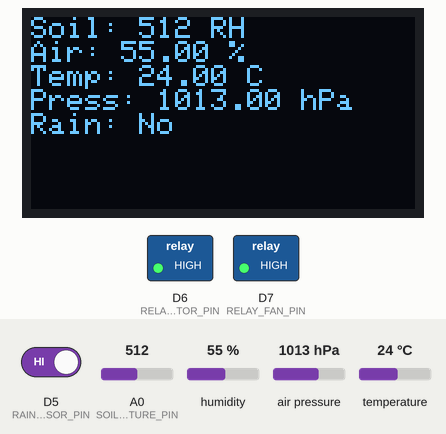
The sketch below on a simulated ESP8266 (NodeMCU). On the bench: 128×64 one-colour display, switched loads named in the sketch (green lamp = pin HIGH). The test bench sets the inputs (shaded band); at power-on: D5 (RAIN_SENSOR_PIN) HIGH, temperature 24 °C, A0 (SOIL_MOISTURE_PIN) = 512, humidity 55 %, air pressure 1013 hPa. WiFi joins after 1.5 s; servers stay silent unless stated; no MQTT or app messages arrive unless stated; what the sketch prints to the serial monitor is not drawn.

Above: at 4.7 s.
4.8 s: D5 (RAIN_SENSOR_PIN) driven LOW
At 24.9 s:
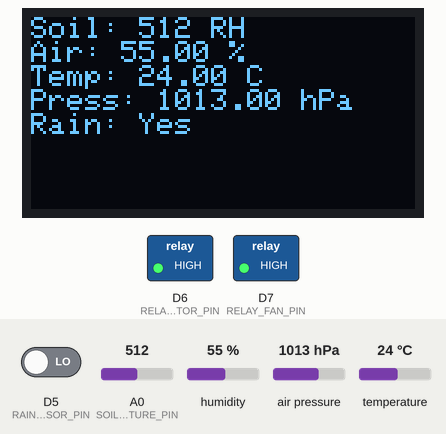
25.2 s: temperature set to 29 °C
At 44.8 s:
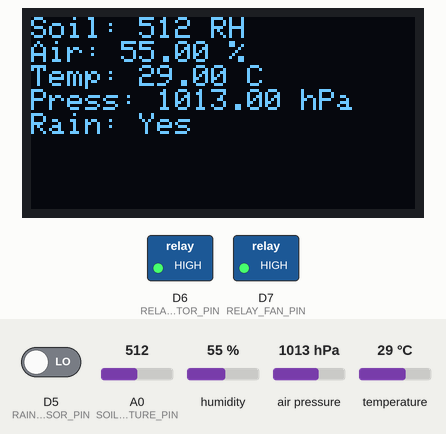
45.3 s: temperature set to 32 °C
At 64.6 s:
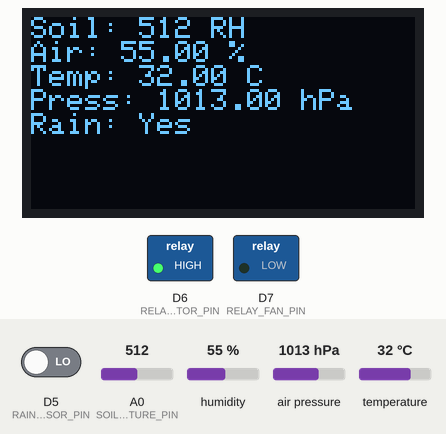
65.3 s: A0 (SOIL_MOISTURE_PIN) set to 489
At 84.4 s:
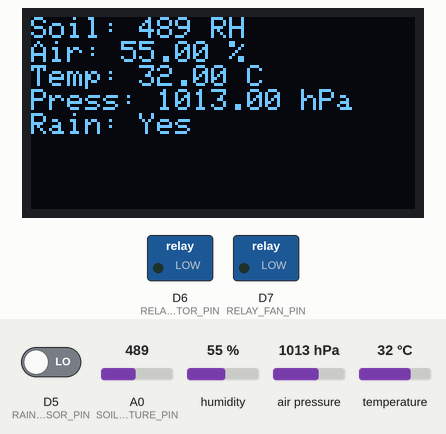
Timing chart, 0 to 85.9 s (numbered marks = the images above; inputs shaded):
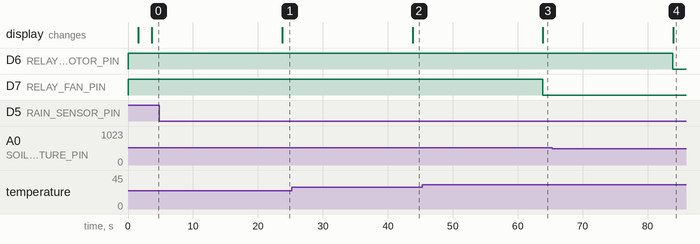

The sketch:

mqtt.ino
```cpp
#include <Wire.h>
#include <Adafruit_GFX.h>
#include <Adafruit_SSD1306.h>
#include <DHT.h>
#include <Adafruit_Sensor.h>
#include <Adafruit_BMP280.h>
#include <ESP8266WiFi.h>
#include <PubSubClient.h>  // MQTT library

// Define pins
#define DHTPIN D4          // DHT11 pin
#define DHTTYPE DHT11
#define SOIL_MOISTURE_PIN A0  // Soil moisture sensor pin
#define RAIN_SENSOR_PIN D5    // Rain sensor pin
#define RELAY_MOTOR_PIN D6    // Relay for motor
#define RELAY_FAN_PIN D7      // Relay for fan

// OLED display settings
#define SCREEN_WIDTH 128
#define SCREEN_HEIGHT 64
#define OLED_RESET -1
Adafruit_SSD1306 display(SCREEN_WIDTH, SCREEN_HEIGHT, &Wire, OLED_RESET);

// WiFi and MQTT settings
const char* ssid = "YOUR_WIFI_SSID";       // Replace with your WiFi SSID
const char* pass = "YOUR_WIFI_PASSWORD";   // Replace with your WiFi password
const char* mqtt_server = "broker.hivemq.com";  // Public MQTT broker
const int mqtt_port = 1883;  // Default MQTT port
const char* mqtt_user = "";  // Leave blank for public brokers
const char* mqtt_pass = "";  // Leave blank for public brokers

// MQTT topics
const char* soil_moisture_topic = "smart_agri/soil_moisture";
const char* humidity_topic = "smart_agri/humidity";
const char* temperature_topic = "smart_agri/temperature";
const char* pressure_topic = "smart_agri/pressure";
const char* rain_topic = "smart_agri/rain";
const char* motor_status_topic = "smart_agri/motor_status";
const char* fan_status_topic = "smart_agri/fan_status";

// Initialize sensors
DHT dht(DHTPIN, DHTTYPE);
Adafruit_BMP280 bmp;  // Pressure sensor

WiFiClient espClient;
PubSubClient client(espClient);

void setup() {
  Serial.begin(115200);

  // Initialize OLED display
  if (!display.begin(SSD1306_SWITCHCAPVCC, 0x3C)) {
    Serial.println("OLED display allocation failed!");
    for (;;);  // Halt if display fails
  }
  display.clearDisplay();
  display.setTextSize(1);
  display.setTextColor(WHITE);
  display.setCursor(0, 0);
  display.println("Initializing...");
  display.display();

  // Initialize sensors and actuators
  pinMode(RELAY_MOTOR_PIN, OUTPUT);
  pinMode(RELAY_FAN_PIN, OUTPUT);
  pinMode(RAIN_SENSOR_PIN, INPUT);
  digitalWrite(RELAY_MOTOR_PIN, HIGH);  // Ensure motor is OFF initially
  digitalWrite(RELAY_FAN_PIN, HIGH);    // Ensure fan is OFF initially
  dht.begin();
  if (!bmp.begin(0x76)) {  // BMP280 I2C address
    Serial.println("Could not find a valid BMP280 sensor, check wiring!");
  }

  // Connect to WiFi
  WiFi.begin(ssid, pass);
  while (WiFi.status() != WL_CONNECTED) {
    delay(500);
    Serial.print(".");
  }
  Serial.println("WiFi connected");
  display.clearDisplay();
  display.setCursor(0, 0);
  display.println("WiFi Connected!");
  display.display();
  delay(2000);

  // Configure MQTT server
  client.setServer(mqtt_server, mqtt_port);
}

void reconnect() {
  while (!client.connected()) {
    Serial.print("Attempting MQTT connection...");
    if (client.connect("ESP8266Client", mqtt_user, mqtt_pass)) {
      Serial.println("connected");
    } else {
      Serial.print("failed, rc=");
      Serial.print(client.state());
      Serial.println(" try again in 5 seconds");
      delay(5000);
    }
  }
}

void loop() {
  if (!client.connected()) {
    reconnect();
  }
  client.loop();

  // Read sensor data
  float humidity = dht.readHumidity();
  float temperature = dht.readTemperature();
  int soilMoisture = analogRead(SOIL_MOISTURE_PIN);
  int rainStatus = digitalRead(RAIN_SENSOR_PIN);
  float pressure = bmp.readPressure() / 100.0F;  // Convert to hPa

  // Control motor based on soil moisture
  if (soilMoisture < 500) {  // Adjust threshold as needed
    digitalWrite(RELAY_MOTOR_PIN, LOW);  // Turn ON motor
    client.publish(motor_status_topic, "ON");
  } else {
    digitalWrite(RELAY_MOTOR_PIN, HIGH);  // Turn OFF motor
    client.publish(motor_status_topic, "OFF");
  }

  // Control fan based on temperature
  if (temperature > 30) {  // Adjust threshold as needed
    digitalWrite(RELAY_FAN_PIN, LOW);  // Turn ON fan
    client.publish(fan_status_topic, "ON");
  } else {
    digitalWrite(RELAY_FAN_PIN, HIGH);  // Turn OFF fan
    client.publish(fan_status_topic, "OFF");
  }

  // Display data on OLED
  display.clearDisplay();
  display.setCursor(0, 0);
  display.println("Soil: " + String(soilMoisture) + " RH");
  display.println("Air: " + String(humidity) + " %");
  display.println("Temp: " + String(temperature) + " C");
  display.println("Press: " + String(pressure) + " hPa");
  display.println("Rain: " + String(rainStatus ? "No" : "Yes"));
  display.display();

  // Print data to Serial Monitor
  Serial.println("Soil Moisture: " + String(soilMoisture));
  Serial.println("Humidity: " + String(humidity) + " %");
  Serial.println("Temperature: " + String(temperature) + " C");
  Serial.println("Pressure: " + String(pressure) + " hPa");
  Serial.println("Rain Status: " + String(rainStatus ? "No Rain" : "Rain Detected"));
  Serial.println("-------------------");

  // Publish data to MQTT topics
  client.publish(soil_moisture_topic, String(soilMoisture).c_str());
  client.publish(humidity_topic, String(humidity).c_str());
  client.publish(temperature_topic, String(temperature).c_str());
  client.publish(pressure_topic, String(pressure).c_str());
  client.publish(rain_topic, String(rainStatus).c_str());

  delay(20000);  // Wait 20 seconds before next update
}
```

Measured:
- the behaviour switches between 30 and 31 °C on temperature (found by bisection; images 2 and 3)
- the behaviour switches between 500 and 499 on A0 (SOIL_MOISTURE_PIN) (found by bisection; images 3 and 4)
- after the input at 4.8 s, the display: changes after 18.9 s (image 1)
- after the input at 25.2 s, the display: changes after 18.6 s (image 2)
- after the input at 45.3 s, D7 (RELAY_FAN_PIN): HIGH → LOW after 18.5 s; the display: changes after 18.6 s (image 3)
- after the input at 65.3 s, D6 (RELAY_MOTOR_PIN): HIGH → LOW after 18.6 s; the display: changes after 18.6 s (image 4)
